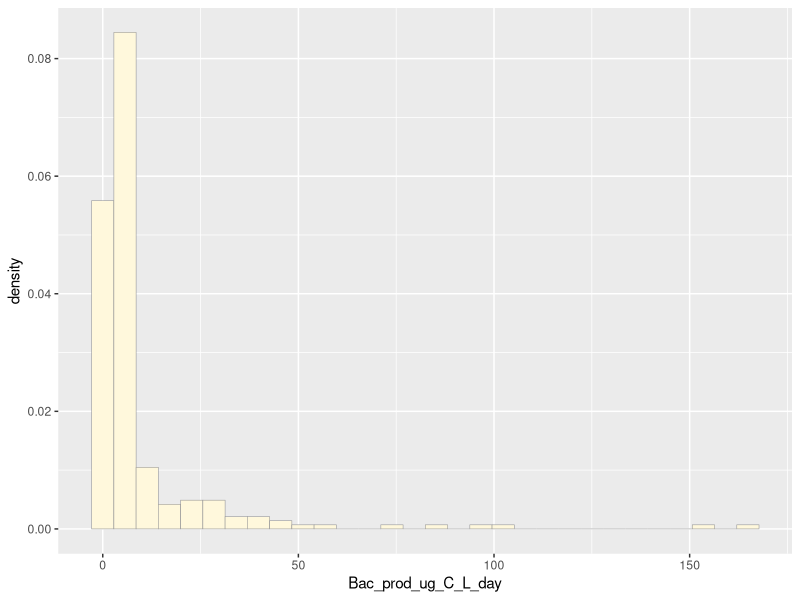
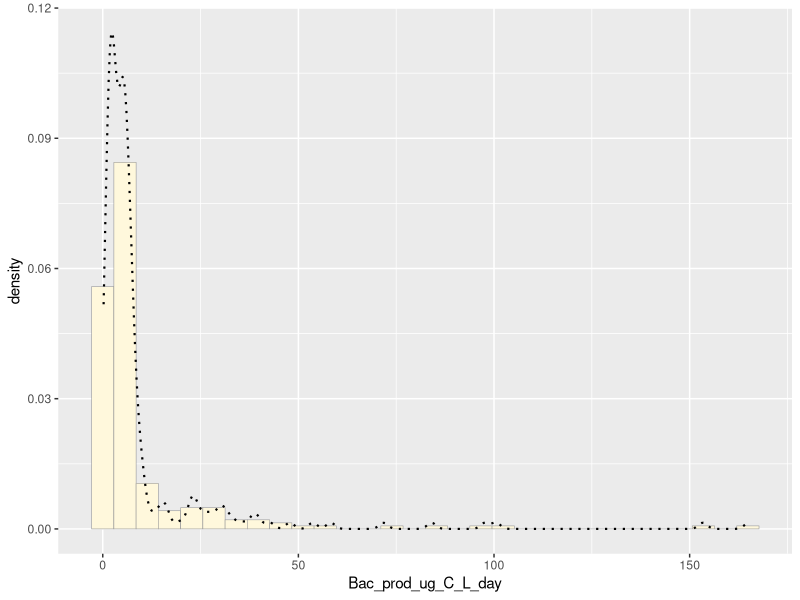
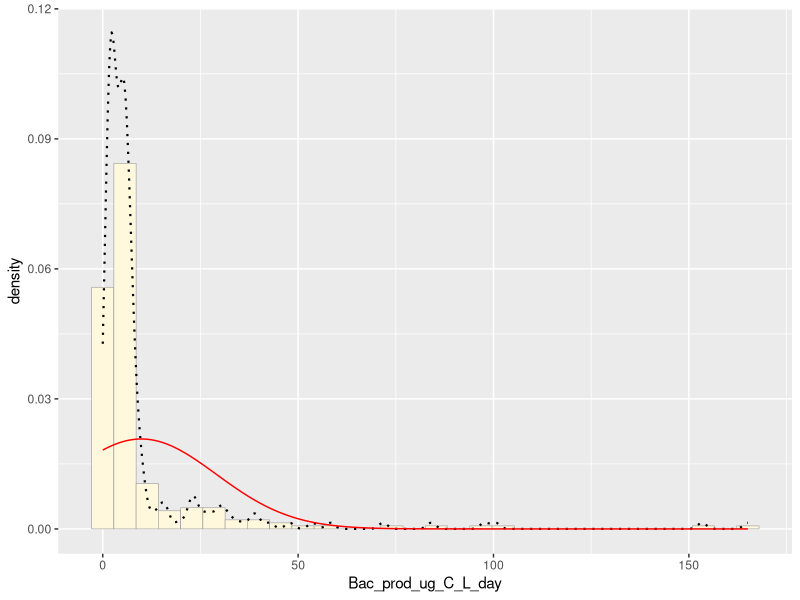
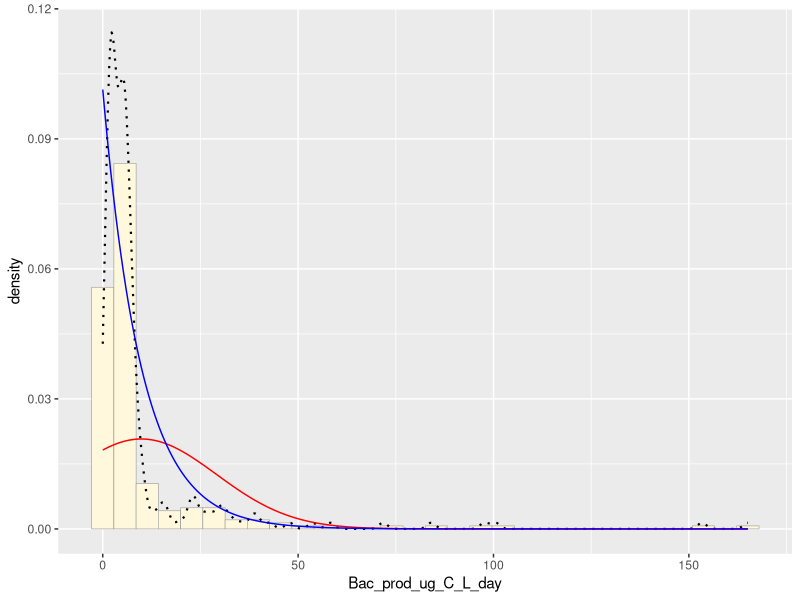
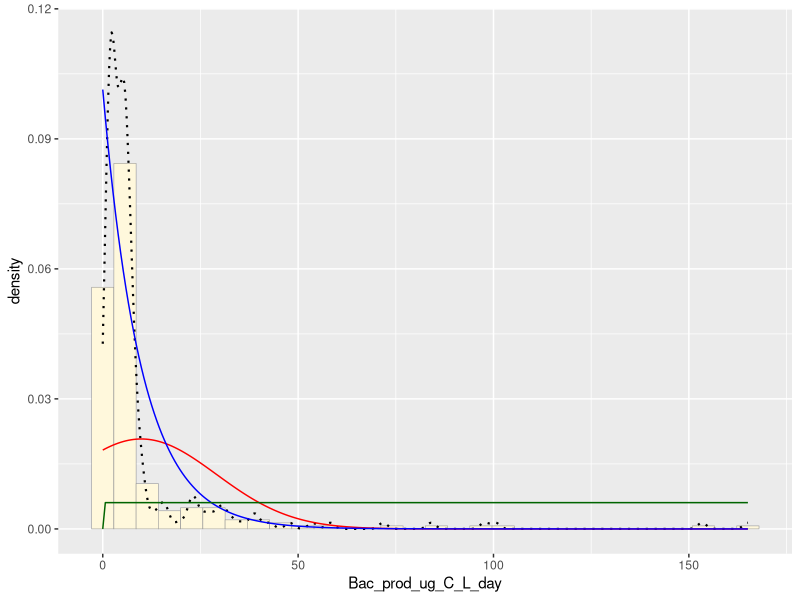
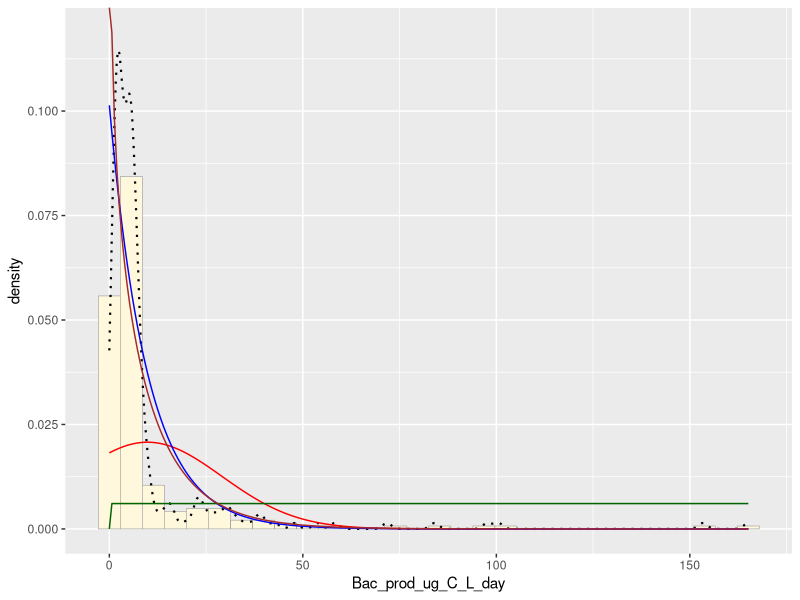
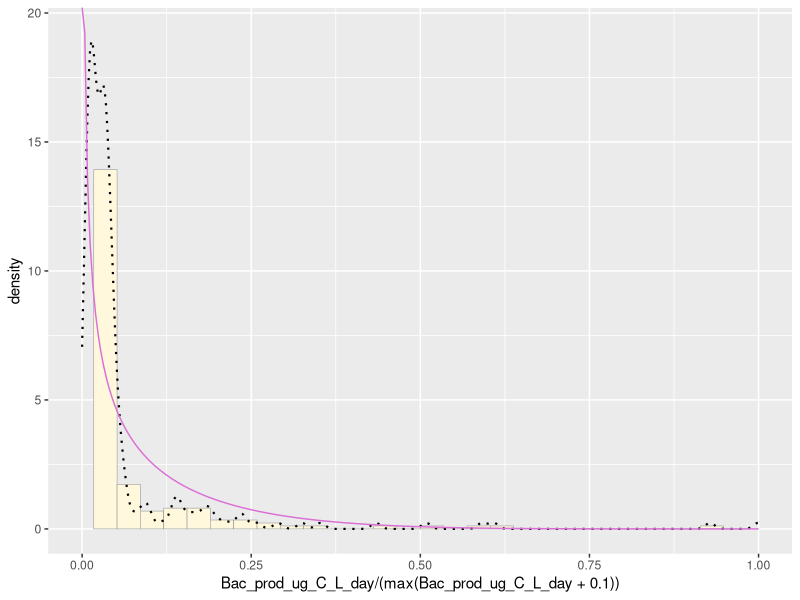

Generate these figures, in order, with R:
## ---- chunk 1
knitr::opts_chunk$set(echo = TRUE)
## ---- chunk 2
library(ggplot2) # for graphics
library(MASS) # for maximum likelihood estimation
z <- read.csv("2008_bacprods_Kling.csv",header=TRUE,sep=",")
## ---- chunk 3
p1 <- ggplot(data=z, aes(x=Bac_prod_ug_C_L_day, y=..density..)) +
  geom_histogram(color="grey60",fill="cornsilk",size=0.2)
print(p1)
## ---- chunk 4
p1 <-  p1 +  geom_density(linetype="dotted",size=0.75)
print(p1)
## ---- chunk 5
normPars <- fitdistr(z$Bac_prod_ug_C_L_day,"normal")
print(normPars)
# str(normPars)
# normPars$estimate["mean"]
## ---- chunk 6
meanML <- normPars$estimate["mean"]
sdML <- normPars$estimate["sd"]

xval <- seq(0,max(z$Bac_prod_ug_C_L_day),len=length(z$Bac_prod_ug_C_L_day))

stat <- stat_function(aes(x = xval, y = ..y..), fun = dnorm, colour="red", n = length(z$Bac_prod_ug_C_L_day), args = list(mean = meanML, sd = sdML))
p1 + stat
## ---- chunk 7
expoPars <- fitdistr(z$Bac_prod_ug_C_L_day,"exponential")
rateML <- expoPars$estimate["rate"]

stat2 <- stat_function(aes(x = xval, y = ..y..), fun = dexp, colour="blue", n = length(z$Bac_prod_ug_C_L_day), args = list(rate=rateML))
p1 + stat + stat2
## ---- chunk 8
stat3 <- stat_function(aes(x = xval, y = ..y..), fun = dunif, colour="darkgreen", n = length(z$Bac_prod_ug_C_L_day), args = list(min=min(z$Bac_prod_ug_C_L_day), max=max(z$Bac_prod_ug_C_L_day)))
p1 + stat + stat2 + stat3
## ---- chunk 9
gammaPars <- fitdistr(z$Bac_prod_ug_C_L_day,"gamma")
shapeML <- gammaPars$estimate["shape"]
rateML <- gammaPars$estimate["rate"]

stat4 <- stat_function(aes(x = xval, y = ..y..), fun = dgamma, colour="brown", n = length(z$Bac_prod_ug_C_L_day), args = list(shape=shapeML, rate=rateML))
p1 + stat + stat2 + stat3 + stat4
## ---- chunk 10
pSpecial <- ggplot(data=z, aes(x=Bac_prod_ug_C_L_day/(max(Bac_prod_ug_C_L_day + 0.1)), y=..density..)) +
  geom_histogram(color="grey60",fill="cornsilk",size=0.2) +
  xlim(c(0,1)) +
  geom_density(size=0.75,linetype="dotted")

betaPars <- fitdistr(x=z$Bac_prod_ug_C_L_day/max(z$Bac_prod_ug_C_L_day + 0.1),start=list(shape1=1,shape2=2),"beta")
shape1ML <- betaPars$estimate["shape1"]
shape2ML <- betaPars$estimate["shape2"]

statSpecial <- stat_function(aes(x = xval, y = ..y..), fun = dbeta, colour="orchid", n = length(z$Bac_prod_ug_C_L_day), args = list(shape1=shape1ML,shape2=shape2ML))
pSpecial + statSpecial
